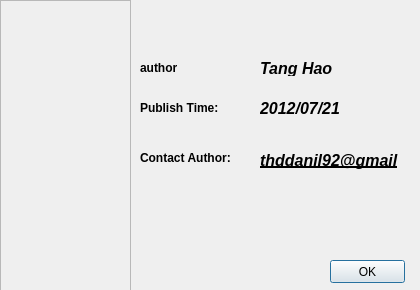
<?xml version="1.0" encoding="UTF-8"?>
<ui version="4.0">
 <class>aboutDialog</class>
 <widget class="QDialog" name="aboutDialog">
  <property name="geometry">
   <rect>
    <x>0</x>
    <y>0</y>
    <width>420</width>
    <height>290</height>
   </rect>
  </property>
  <property name="minimumSize">
   <size>
    <width>420</width>
    <height>290</height>
   </size>
  </property>
  <property name="maximumSize">
   <size>
    <width>420</width>
    <height>290</height>
   </size>
  </property>
  <property name="windowTitle">
   <string>About Calculator/2012/08</string>
  </property>
  <property name="windowIcon">
   <iconset resource="resource.qrc">
    <normaloff>:/images/services.png</normaloff>:/images/services.png</iconset>
  </property>
  <widget class="QLabel" name="label">
   <property name="geometry">
    <rect>
     <x>140</x>
     <y>60</y>
     <width>61</width>
     <height>16</height>
    </rect>
   </property>
   <property name="font">
    <font>
     <weight>75</weight>
     <bold>true</bold>
    </font>
   </property>
   <property name="text">
    <string>author</string>
   </property>
  </widget>
  <widget class="QLabel" name="label_2">
   <property name="geometry">
    <rect>
     <x>140</x>
     <y>100</y>
     <width>101</width>
     <height>16</height>
    </rect>
   </property>
   <property name="font">
    <font>
     <weight>75</weight>
     <bold>true</bold>
    </font>
   </property>
   <property name="text">
    <string>Publish Time:</string>
   </property>
  </widget>
  <widget class="QLabel" name="label_3">
   <property name="geometry">
    <rect>
     <x>140</x>
     <y>150</y>
     <width>111</width>
     <height>16</height>
    </rect>
   </property>
   <property name="font">
    <font>
     <weight>75</weight>
     <bold>true</bold>
    </font>
   </property>
   <property name="text">
    <string>Contact Author:</string>
   </property>
  </widget>
  <widget class="QPushButton" name="OkPushButton">
   <property name="geometry">
    <rect>
     <x>330</x>
     <y>260</y>
     <width>75</width>
     <height>23</height>
    </rect>
   </property>
   <property name="text">
    <string>OK</string>
   </property>
   <property name="flat">
    <bool>false</bool>
   </property>
  </widget>
  <widget class="QLabel" name="label_4">
   <property name="geometry">
    <rect>
     <x>260</x>
     <y>60</y>
     <width>101</width>
     <height>16</height>
    </rect>
   </property>
   <property name="font">
    <font>
     <pointsize>12</pointsize>
     <weight>75</weight>
     <italic>true</italic>
     <bold>true</bold>
    </font>
   </property>
   <property name="text">
    <string>Tang Hao</string>
   </property>
  </widget>
  <widget class="QLabel" name="label_5">
   <property name="geometry">
    <rect>
     <x>260</x>
     <y>100</y>
     <width>121</width>
     <height>16</height>
    </rect>
   </property>
   <property name="font">
    <font>
     <pointsize>12</pointsize>
     <weight>75</weight>
     <italic>true</italic>
     <bold>true</bold>
    </font>
   </property>
   <property name="text">
    <string>2012/07/21</string>
   </property>
  </widget>
  <widget class="QLabel" name="label_6">
   <property name="geometry">
    <rect>
     <x>260</x>
     <y>150</y>
     <width>151</width>
     <height>20</height>
    </rect>
   </property>
   <property name="font">
    <font>
     <pointsize>12</pointsize>
     <weight>75</weight>
     <italic>true</italic>
     <bold>true</bold>
     <underline>true</underline>
    </font>
   </property>
   <property name="text">
    <string>thddanil92@gmail</string>
   </property>
  </widget>
  <widget class="QFrame" name="frame">
   <property name="geometry">
    <rect>
     <x>0</x>
     <y>0</y>
     <width>131</width>
     <height>301</height>
    </rect>
   </property>
   <property name="frameShape">
    <enum>QFrame::StyledPanel</enum>
   </property>
   <property name="frameShadow">
    <enum>QFrame::Raised</enum>
   </property>
  </widget>
 </widget>
 <resources>
  <include location="resource.qrc"/>
 </resources>
 <connections>
  <connection>
   <sender>OkPushButton</sender>
   <signal>clicked()</signal>
   <receiver>aboutDialog</receiver>
   <slot>close()</slot>
   <hints>
    <hint type="sourcelabel">
     <x>337</x>
     <y>271</y>
    </hint>
    <hint type="destinationlabel">
     <x>199</x>
     <y>149</y>
    </hint>
   </hints>
  </connection>
 </connections>
</ui>
